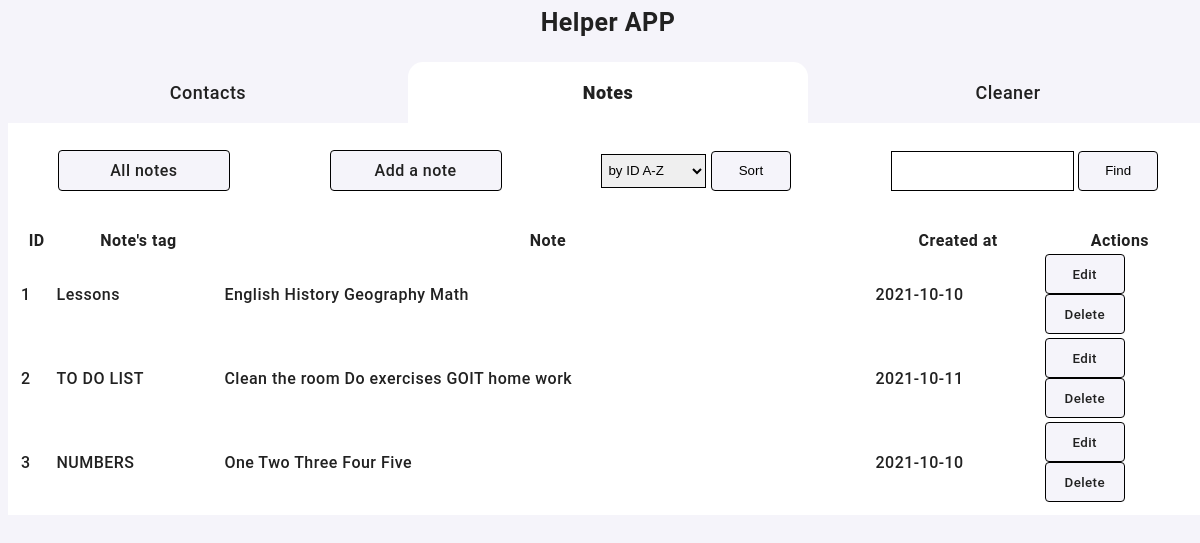
The app's page /notes/ with its own data.
### helper/db_classes.py (models this page shows)
class Note(Base):
    __tablename__ = "notes"
    id = Column(Integer, primary_key=True)
    note_tags = Column(String)
    note_text = Column(String)
    created_at = Column(Date)

### helper/notes_bp.py (the view)
@notes_bp.route("/")
def index():
    model = get_db()
    notes_list = model.notes_book.all_notes()
    return render_template("notes/index.html", results=notes_list)

### helper/db.py (called while the page is built)
def get_db():
    db_name = current_app.config['DB_NAME']
    if "model" not in g:
        g.model = Model()
    return g.model

### helper/notes_book.py (called while the page is built)
    def all_notes(self):
        return self.session.query(Note).all()

### helper/templates/notes/index.html (shortened to what this page needs)
{% extends 'base.html' %}
{% block header %}
<nav>
    <h1 class="container-header">Helper APP</h1>
    <ul class="navigation">
        <li><a href="{{ url_for('contact.index') }}">Contacts</a></li>
        <li class="active-navigation"><a href="{{ url_for('notes.index') }}">Notes</a></li>
        <li><a href="{{ url_for('clean.clean') }}">Cleaner</a></li>
    </ul>
</nav>
{% endblock %}
{% block content %}
<div class="features">
    <a href="{{ url_for('notes.index') }}" class="features-button">All notes</a>
    <a href="{{ url_for('notes.add') }}" class="features-button">Add a note</a>
    <form action="{{ url_for('notes.sort') }}" method="post">
        <select id="sort_type" name="sort_type" class="input">
            <option value="3" selected>by ID A-Z</option>
        </select>
        <input type="submit" value="Sort" class="btn">
    </form>
    <form action="{{ url_for('notes.find') }}" method="post">
        <input name="keyword" id="keyword" value="{{ request.form['keyword'] }}" class="input" required>
        <input type="submit" value="Find" class="btn">
    </form>
</div>
<div class="table-wrapper">
    <table class="table">
        <thead>
            <tr class="table-row">
                <th>ID</th>
                <th>Note's tag</th>
                <th>Note</th>
                <th>Created at</th>
                <th>Actions</th>
            </tr>
        </thead>
        <tbody>
            {% for note in results %}
            <tr class="">
                <td>{{note.id}}</td>
                <td>{{note.note_tags}}</td>
                <td>{{note.note_text}}</td>
                <td>{{note.created_at}}</td>
                <td>
                    <form action="{{ url_for('notes.edit', note_id=note.id) }}" method="get">
                        <button class="btn btn-danger">Edit</button>
                    </form>
                    <form action="{{ url_for('notes.delete', note_id=note.id) }}" method="post">
                        <button class="btn btn-success">Delete</button>
                    </form>
                </td>
            </tr>
            {% endfor %}
        </tbody>
    </table>
</div>
{% endblock %}

### helper/static/style.css (style rules this page uses)
body, button { color: #212121; font-family: Roboto, sans-serif; letter-spacing: 0.03em; font-weight: 500; background-color: #f5f4fa; }
a, address { text-decoration: none; font-style: normal; color: inherit; }
ul { list-style: none; padding-inline-start: 0; margin: 0; padding: 0; }
h1, h2, h3, h4, h5, h6, p { margin: 0; padding: 0; }
.container-header { padding-bottom: 25px; font-weight: bold; font-size: 25px; line-height: 1.17; text-align: center; }
.navigation { display: flex; align-items: center; justify-content: space-around; }
.navigation li { display: block; width: 100%; height: 100%; padding-top: 20px; padding-bottom: 20px; text-align: center; font-size: 18px; }
.active-navigation { background-color: white; font-weight: 800; border-radius: 15px 15px 0px 0px; }
.table-wrapper { background-color: white; padding: 10px; }
.table-wrapper table { width: 100%; }
.features { display: flex; align-items: center; justify-content: space-around; height: 65px; padding-bottom: 15px; padding-top: 15px; background-color: white; }
.features-button { display: flex; justify-content: center; align-items: center; min-width: 150px; padding: 10px; border-radius: 4px; text-align: center; border: 1px solid black; background-color: #f5f4fa; }
.btn { height: 40px; min-width: 80px; padding: 10px; border-radius: 4px; text-align: center; border: 1px solid black; background-color: #f5f4fa; }
.input { height: 34px; padding: 2px; border: 1px solid black; }

### records on screen
Note: id "1", note_tags "Lessons", note_text "English History Geography Math", created_at "2021-10-10"
Note: id "2", note_tags "TO DO LIST", note_text "Clean the room Do exercises GOIT home work", created_at "2021-10-11"
Note: id "3", note_tags "NUMBERS", note_text "One Two Three Four Five", created_at "2021-10-10"
